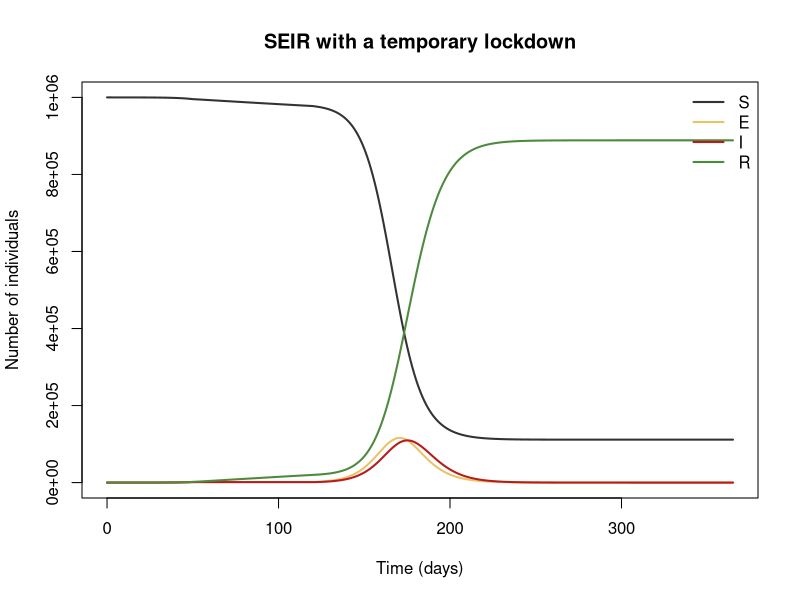
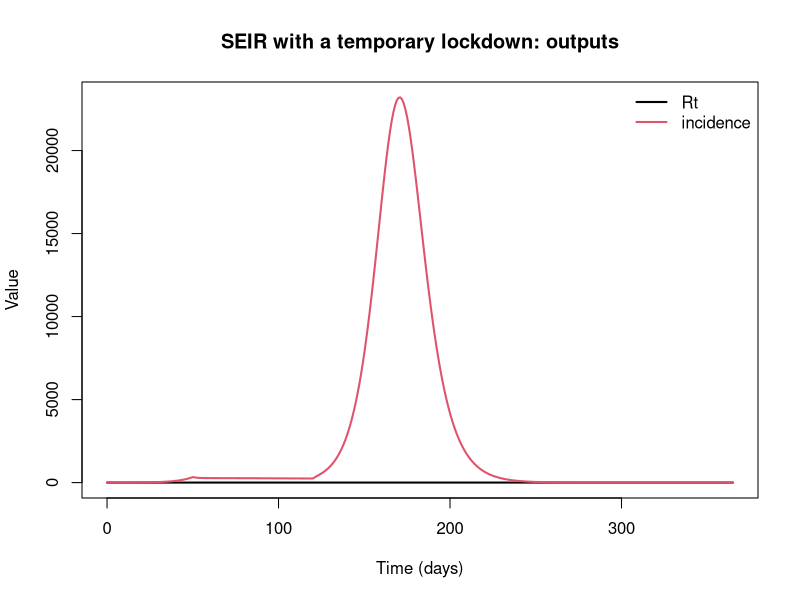

Here is the R script that generated these plots, in order:
## SEIR with a temporary lockdown
## Contacts fall by a proportion eff between days t_on and t_off.
## Reference: Flaxman et al. (2020), Nature 584:257-261 (concept)
##
## Generated from a compartmental model diagram (model format v1).
## Regenerating from the same diagram always gives this exact file.
##
## Compartments: S, E, I, R
## Flows (time unit: days):
##   S -> E  : lam * S
##   E -> I  : sigma * E
##   I -> R  : gamma * I

library(deSolve)

# ---- Time ------------------------------------------------------------
times <- seq(0, 365, by = 1)  # days

# ---- Parameters ------------------------------------------------------
parameters <- c(
  R0 = 2.5,       # basic reproduction number
  sigma = 1 / 5,  # 1/(latent period)
  gamma = 1 / 5,  # 1/(infectious period)
  eff = 0.6,      # proportional reduction in contacts during lockdown
  t_on = 50,      # day lockdown starts
  t_off = 120     # day lockdown ends
)

# ---- Initial conditions ----------------------------------------------
state <- c(
  S = 999990,  # Susceptible
  E = 10,      # Exposed
  I = 0,       # Infectious
  R = 0        # Recovered
)

# ---- Model equations -------------------------------------------------
seir_lockdown_model <- function(t, state, parameters) {
  with(as.list(c(state, parameters)), {
    # Total population
    N <- S + E + I + R

    # Derived quantities
    contact <- 1 - eff * (t >= t_on & t < t_off)  # relative contact rate
    lam <- contact * R0 * gamma * I / N           # force of infection
    Rt <- contact * R0 * S / N                    # effective reproduction number

    # Flows recorded as outputs
    incidence <- sigma * E

    # Rates of change
    dS <- -lam * S
    dE <- lam * S - sigma * E
    dI <- sigma * E - gamma * I
    dR <- gamma * I

    list(c(dS, dE, dI, dR), c(Rt = Rt, incidence = incidence))
  })
}

# ---- Solve -----------------------------------------------------------
out <- ode(y = state, times = times, func = seir_lockdown_model, parms = parameters)
out <- as.data.frame(out)

# ---- Plot ------------------------------------------------------------
compartment_cols <- c(S = "#333333", E = "#E8C468", I = "#B71C1C", R = "#4E8A3E")
matplot(out$time, out[, names(compartment_cols)], type = "l", lty = 1, lwd = 2,
        col = compartment_cols, xlab = "Time (days)", ylab = "Number of individuals",
        main = "SEIR with a temporary lockdown")
legend("topright", legend = names(compartment_cols), col = compartment_cols,
       lty = 1, lwd = 2, bty = "n")

output_names <- c("Rt", "incidence")
matplot(out$time, out[, output_names, drop = FALSE], type = "l", lty = 1, lwd = 2,
        col = seq_along(output_names), xlab = "Time (days)", ylab = "Value",
        main = "SEIR with a temporary lockdown: outputs")
legend("topright", legend = output_names, col = seq_along(output_names),
       lty = 1, lwd = 2, bty = "n")
